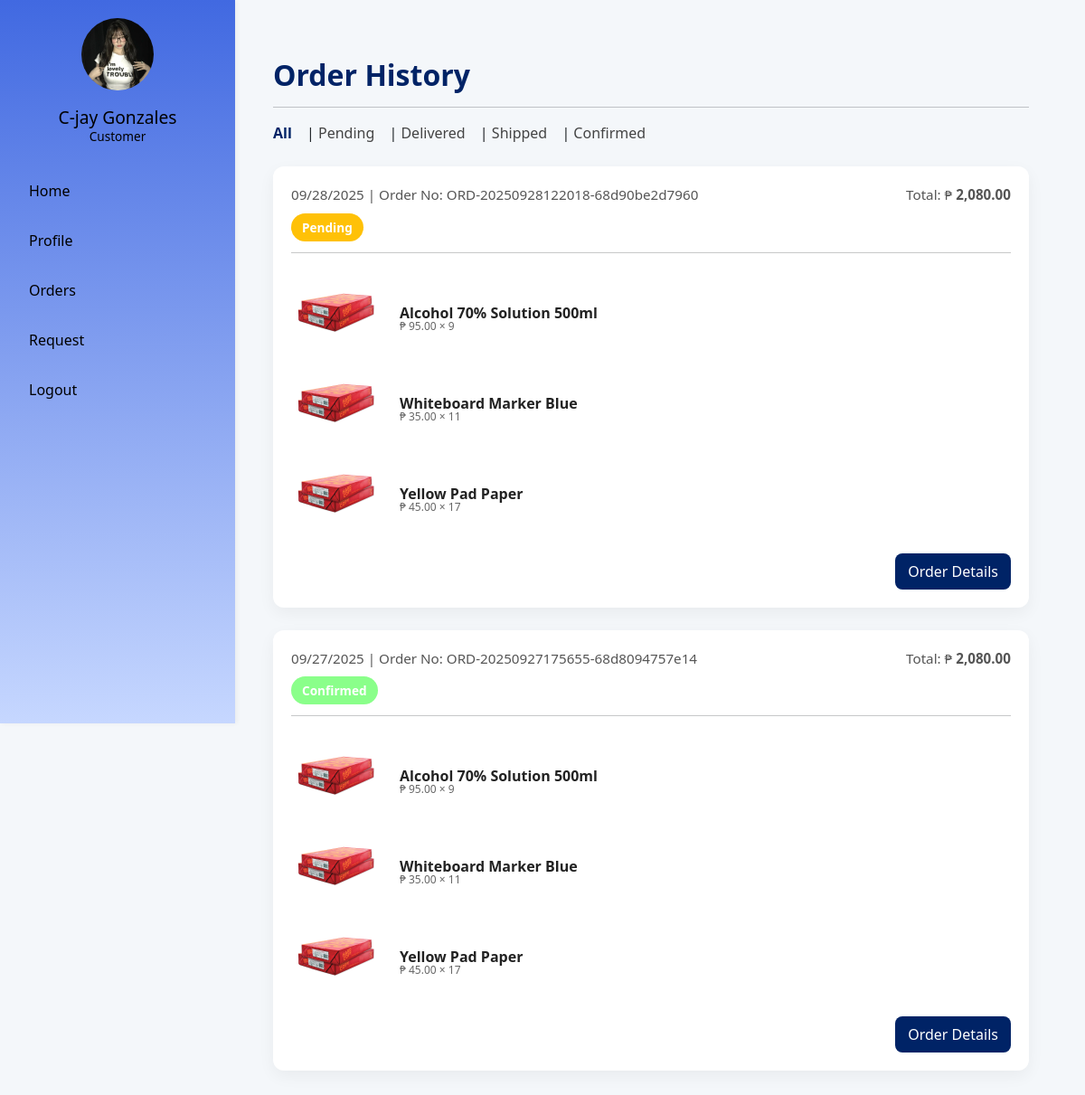
The app's page /user/order-history.php (signed in) with its own data.
### tables this page shows
CREATE TABLE `users` (
  `user_id` int(11) NOT NULL,
  `username` varchar(50) DEFAULT NULL,
  `email` varchar(100) NOT NULL,
  `password` varchar(255) DEFAULT NULL,
  `first_name` varchar(50) NOT NULL,
  `middle_name` varchar(50) NOT NULL,
  `last_name` varchar(50) NOT NULL,
  `gender` varchar(20) NOT NULL DEFAULT 'Prefer not to say',
  `date_of_birth` date DEFAULT NULL,
  `is_verified` tinyint(1) NOT NULL DEFAULT 0,
  `contact_number` varchar(15) NOT NULL,
  `address` text NOT NULL,
  `created_at` datetime NOT NULL DEFAULT current_timestamp(),
  `updated_at` timestamp NOT NULL DEFAULT current_timestamp() ON UPDATE current_timestamp(),
  `isActive` tinyint(1) NOT NULL,
  `verification_token` varchar(64) NOT NULL,
  `token_created_at` datetime NOT NULL DEFAULT current_timestamp(),
  `profile_image` varchar(255) DEFAULT NULL,
  `province_id` int(11) DEFAULT NULL,
  `city_id` int(11) DEFAULT NULL,
  `barangay_id` int(11) DEFAULT NULL
);

### auth/auth.php (called while the page is built, shortened)
<?php
      $pdo = connect();
      $stmt = $pdo->prepare("SELECT * FROM users WHERE user_id = :id LIMIT 1");
      $stmt->execute([':id' => $_SESSION['user_id']]);
      $user = $stmt->fetch(PDO::FETCH_ASSOC);
?>

### user/order-history.php (the view, shortened to what this page needs)
<?php
include('../includes/user-sidebar.php');
$pdo = connect();
  try {
    $user_id = $user['user_id'];
     $status = isset($_GET['status']) ? trim($_GET['status']) : 'All';
    $sql = "
    SELECT o.order_id,
    o.order_number, o.final_amount,
    o.order_status, o.payment_method,
    o.order_date,
    oi.product_name, oi.product_price,
    oi.quantity, oi.subtotal
    FROM orders o
    JOIN order_items oi
    ON o.order_id = oi.order_id
    WHERE o.user_id = :user_id
    ";
        $filter = [':user_id' => $user_id];
    $sql .= " ORDER BY o.order_date DESC, o.order_id DESC";
    $stmt = $pdo->prepare($sql);
    $stmt->execute($filter);
    $result = $stmt->fetchAll(PDO::FETCH_ASSOC);
    $order_history = [];
      foreach ($result as $items) {
        $orderId = $items['order_id'];
        if (!isset($order_history[$orderId])) {
        $order_history[$orderId] = [
            'order_number' => $items['order_number'],
            'final_amount' => $items['final_amount'],
            'order_status' => $items['order_status'],
            'payment_method' => $items['payment_method'],
            'order_date' => $items['order_date'],
            'items' => []
        ];
    }
    $order_history[$orderId]['items'][] = [
        'product_name' => $items['product_name'],
        'price' => $items['product_price'],
        'qty' => $items['quantity'],
        'subtotal' => $items['subtotal']
    ];
      }
  } catch (PDOException $e) {
    echo "Database Error: " . $e->getMessage();
  }
?>
<!DOCTYPE html>
<html lang="en" dir="ltr">
<head>
  <link href="../bootstrap-5.3.8-dist/css/bootstrap.min.css" rel="stylesheet">
  <link rel="stylesheet" href="../assets/css/user-sidebar.css">
</head>
<body>
  <div class="container py-4">
    <div class="order-content">
      <h2 class="order-title">Order History</h2>
      <hr>
      <div class="status">
        <a href="?status=All" class="<?= $status === 'All' ? 'active' : '' ?>">All</a> |
        <a href="?status=Pending" class="<?= $status === 'Pending' ? 'active' : '' ?>">Pending</a> |
        <a href="?status=Delivered" class="<?= $status === 'Delivered' ? 'active' : '' ?>">Delivered</a> |
        <a href="?status=Shipped" class="<?= $status === 'Shipped' ? 'active' : '' ?>">Shipped</a> |
        <a href="?status=Confirmed" class="<?= $status === 'Confirmed' ? 'active' : '' ?>">Confirmed</a>
      </div>
      <?php if (!empty($order_history)): ?>
      <?php foreach ($order_history as $orders): ?>
      <div class="items-container">
        <div class="order-header">
          <p><?= date("m/d/Y", strtotime($orders['order_date'])) ?> | Order No: <?= htmlspecialchars($orders['order_number']) ?></p>
          <p>Total: ₱ <strong><?= number_format($orders['final_amount'], 2) ?></strong></p>
        </div>
        <span class="order-status
          <?= $orders['order_status'] === 'Pending' ? 'status-pending' : (
              $orders['order_status'] === 'Delivered' ? 'status-delivered' : (
               $orders['order_status'] === 'Confirmed' ? 'status-confirmed' : (
                 $orders['order_status'] === 'Shipped' ? 'status-shipped' :
                 'status-cancelled'))) ?>">
          <?= $orders['order_status'] ?>
        </span>
        <hr>
        <?php foreach ($orders['items'] as $item): ?>
        <div class="item">
          <img src="../assets/images/Hard-Copy.jpg" alt="item sample">
          <div class="item-text">
            <p><?= htmlspecialchars($item['product_name']) ?></p>
            <sub>₱ <?= number_format($item['price'], 2) ?> × <?= htmlspecialchars($item['qty']) ?></sub>
          </div>
        </div>
      <?php endforeach; ?>
        <div class="text-end mt-3">
          <a href="order-details.php?order_id=<?= urlencode($orders['order_number']) ?>" class="btn btn-details">Order Details</a>
        </div>
      </div>
      <?php endforeach; ?>
    <?php endif; ?>
</body>
</html>

### includes/user-sidebar.php
<?php require_once __DIR__ .'/../auth/auth.php';
$profileImage = !empty($user['profile_image'])
    ? "../assets/profile-pics/" . htmlspecialchars($user['profile_image'])
    : "../assets/images/default.png";
?>
      <aside class="sidebar">
      <div class="profile text-center">
          <img src="<?php echo $profileImage; ?>"
               alt="User Avatar"
               class="avatar">
          <h2 class="username mt-2">
              <?php echo htmlspecialchars($user['first_name'] . ' ' . $user['last_name']); ?>
          </h2>
          <p class="role">Customer</p>
      </div>
      <nav class="sidebar-nav">
          <ul>
              <li><a href="../pages/index.php">Home</a></li>
              <li><a href="profile.php">Profile</a></li>
              <li><a href="../user/order-history.php">Orders</a></li>
              <li><a href="../user/request.php">Request</a></li>
              <li><a href="../auth/logout.php">Logout</a></li>
          </ul>
      </nav>
    </aside>

### assets/css/user-sidebar.css (style rules this page uses)
.sidebar { width: 260px; min-height: 100vh; background-image: linear-gradient(to bottom, #4169E1, #C6D7FF); padding: 20px; box-shadow: 2px 0 5px rgba(0,0,0,0.05); position: fixed; }
.sidebar .profile { text-align: center; margin-bottom: 30px; }
.sidebar .avatar { width: 80px; height: 80px; border-radius: 50%; object-fit: cover; margin-bottom: 10px; }
.sidebar .username { font-size: 1.2rem; margin: 0; color: black; }
.sidebar .role { font-size: 0.85rem; color: black; }
.sidebar-nav ul { list-style: none; padding: 0; margin: 0; }
.sidebar-nav li { margin-bottom: 15px; }
.sidebar-nav a { text-decoration: none; color: black; font-weight: 500; display: block; padding: 8px 12px; border-radius: 5px; transition: background 0.2s; }

### user/order-history.php (style rules this page uses)
body { background-color: #f4f7fa; font-family: 'Segoe UI', sans-serif; }
.order-content { margin-left: 240px; padding: 40px 20px; }
.order-title { font-weight: 700; color: #002366; margin-bottom: 15px; }
.status { margin-bottom: 25px; }
.status a { text-decoration: none; color: #444; font-weight: 500; margin-right: 12px; transition: 0.2s; }
.items-container { background-color: #ffffff; border-radius: 12px; padding: 20px; margin-bottom: 25px; box-shadow: 0 6px 18px rgba(0, 0, 0, 0.05); transition: all 0.2s ease-in-out; }
.order-header { display: flex; justify-content: space-between; align-items: center; margin-bottom: 15px; }
.order-header p { margin: 0; font-size: 0.95rem; color: #555; }
.order-status { font-size: 0.85rem; font-weight: 600; padding: 6px 12px; border-radius: 30px; color: white; }
.status-pending { background-color: #ffc107; }
.status-confirmed { background-color: #8AFF8A; }
.status a.active { color: #002366; font-weight: 700; }
.item { display: flex; align-items: center; justify-content: space-between; }
.item img { width: 100px; height: 100px; object-fit: cover; border-radius: 8px; margin-right: 20px; }
.item-text { flex-grow: 1; }
.item-text p { margin: 0; font-weight: 600; color: #222; }
.item-text sub { color: #666; }
.btn-details { background-color: #002366; border: none; color: white; padding: 8px 14px; border-radius: 8px; transition: background 0.2s; }

### records on screen
users: profile_image (picture), first_name+last_name "C-jay Gonzales"

### other values on screen
date("m/d/Y", strtotime($orders['order_date'])) "09/28/2025"
$orders['order_number'] "ORD-20250928122018-68d90be2d7960"
$orders['final_amount'] "2,080.00"
$orders['order_status'] "Pending"
$item['product_name'] "Alcohol 70% Solution 500ml"
$item['price'] "95.00"
$item['qty'] "9"
$item['product_name'] "Whiteboard Marker Blue"
$item['price'] "35.00"
$item['qty'] "11"
$item['product_name'] "Yellow Pad Paper"
$item['price'] "45.00"
$item['qty'] "17"
date("m/d/Y", strtotime($orders['order_date'])) "09/27/2025"
$orders['order_number'] "ORD-20250927175655-68d8094757e14"
